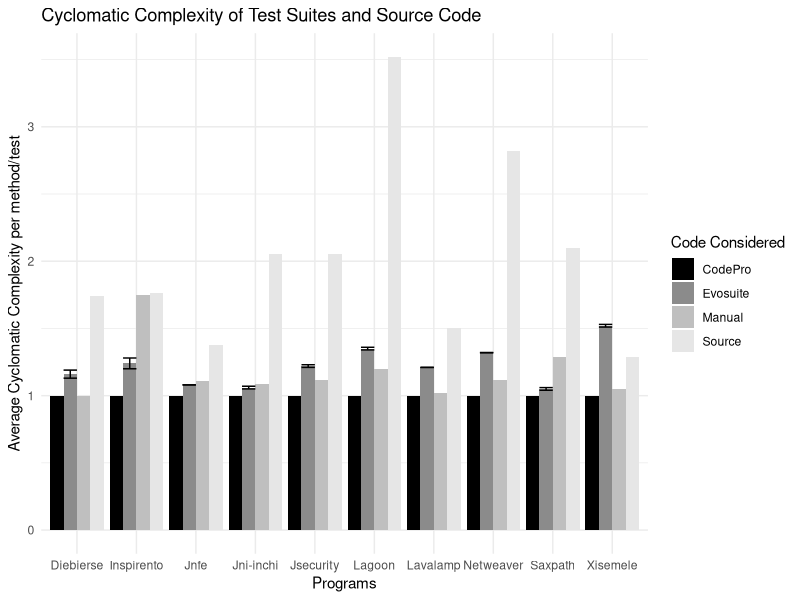
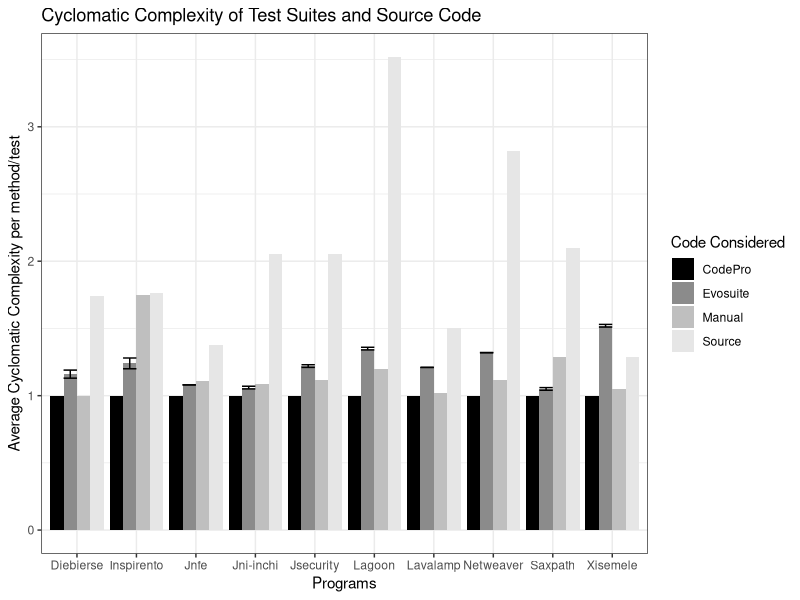

These charts were generated, in order, by the following R code:
library("ggplot2")
library(reshape2)
DoubleChecksoniTrust <- read.csv("Complexity.csv")
mydata <- DoubleChecksoniTrust

limits <- aes(ymax = mydata$upper, ymin = mydata$lower)
p = (ggplot(data = mydata, aes(x = variable, fill = Program, y = value)) + geom_bar(position = "dodge",
    stat = "identity") + geom_errorbar(limits, width = 0.9, position = "dodge")+ theme_minimal()+labs(title="Cyclomatic Complexity of Test Suites and Source Code", x = "Programs", y="Average Cyclomatic Complexity per method/test"))
p = p + guides(fill=guide_legend(title="Code Considered"))
(p = p + scale_fill_grey(start = 0, end = .9))
p = p +theme_bw()

ggsave("Complexity.pdf", height = 7, width = 17)
